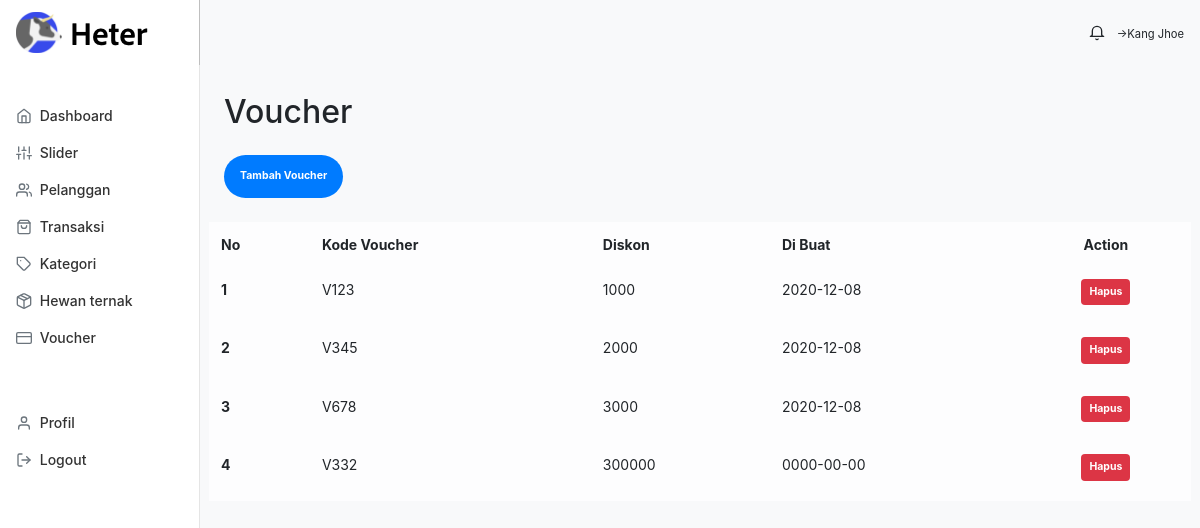
Screenshot of /index.php/administrator/voucher with the database file from the repository.
### tables this page shows
CREATE TABLE `tb_voucher` (
  `id` int(11) NOT NULL,
  `voucher` varchar(255) NOT NULL,
  `diskon` varchar(255) NOT NULL,
  `date_created` date NOT NULL
);

### application/controllers/administrator/Voucher.php (called while the page is built, shortened)
<?php
class Voucher extends CI_Controller
{
    public function __construct()
    {
        $this->load->library('form_validation');
        $this->load->model('Voucher_m');
        $this->load->model('Keranjang_model');
    }
    public function index()
    {
        $data['title'] = "HETER - voucher";
        $data['voucher'] = $this->Voucher_m->getAllDataVoucher();
        $this->load->view('templates_administrator/header', $data);
        $this->load->view('templates_administrator/siedbar');
        $this->load->view('administrator/voucher/index', $data);
        $this->load->view('templates_administrator/footer');
    }
}

### index.php (called while the page is built, shortened)
<?php
require_once BASEPATH.'core/CodeIgniter.php';

### application/models/Voucher_m.php (called while the page is built, shortened)
<?php
class Voucher_m extends CI_Model
{
    public function getAllDataVoucher()
    {
        return $this->db->get('tb_voucher')->result_array();
    }
}

### application/views/administrator/voucher/index.php (the view, shortened to what this page needs)
<main role="main" class="col-md-9 ml-sm-auto col-lg-10 px-md-4 bg-light" style="height: 100vh">
    <div class="d-flex justify-content-between flex-wrap flex-md-nowrap align-items-center pt-1 pb-2 mb-3">
    </div>
    <h2>Voucher</h2>
    <div class="row mt-4 mb-4">
        <div class="col">
            <button type="button" class="badge badge-pill  badge-primary p-3 border-0" data-toggle="modal" data-target="#voucherModal">
                Tambah Voucher
            </button>
        </div>
        <div class="table-responsive mt-4">
            <table class="table table-borderless table-light">
                <thead style="border:none !important;">
                    <tr>
                        <th scope="col">No</th>
                        <th scope="col">Kode Voucher</th>
                        <th scope="col">Diskon</th>
                        <th scope="col">Di Buat</th>
                        <th scope="col" class="text-center">Action</th>
                    </tr>
                </thead>
                <tbody>
                    <?php
                    if (isset($voucher)) {
                        $no = 1;
                        foreach ($voucher as $vcr) {
                    ?>
                            <tr>
                                <th scope="row"><?= $no++; ?></th>
                                <td><?= $vcr['voucher']; ?></td>
                                <td><?= $vcr['diskon']; ?></td>
                                <td><?= $vcr['date_created']; ?></td>
                                <td class="text-center">
                                    <a class="badge badge-danger p-2 mb-2" onclick="return confirm('Apakah anda yakin ingin menghapus !');" href="<?= base_url(); ?>administrator/voucher/delete/<?= $vcr['id']; ?> ">Hapus</a>
                                </td>
                            </tr>
                    <?php
                        }
                    } else {
                        echo "";
                    }
                    ?>
                </tbody>
            </table>
        </div>
    </div>
</main>

### rows the page displays
tb_voucher: voucher "V123", diskon "1000", date_created "2020-12-08"
tb_voucher: voucher "V345", diskon "2000", date_created "2020-12-08"
tb_voucher: voucher "V678", diskon "3000", date_created "2020-12-08"
tb_voucher: voucher "V332", diskon "300000", date_created "0000-00-00"
